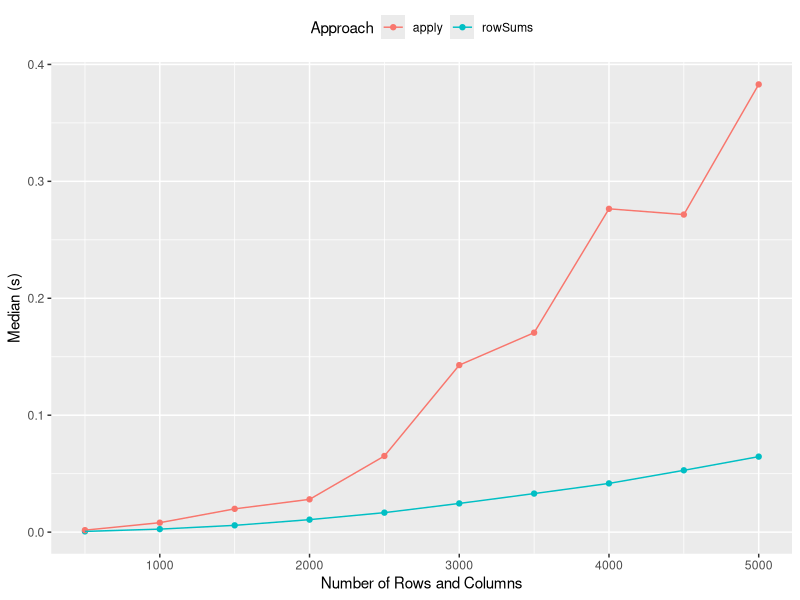
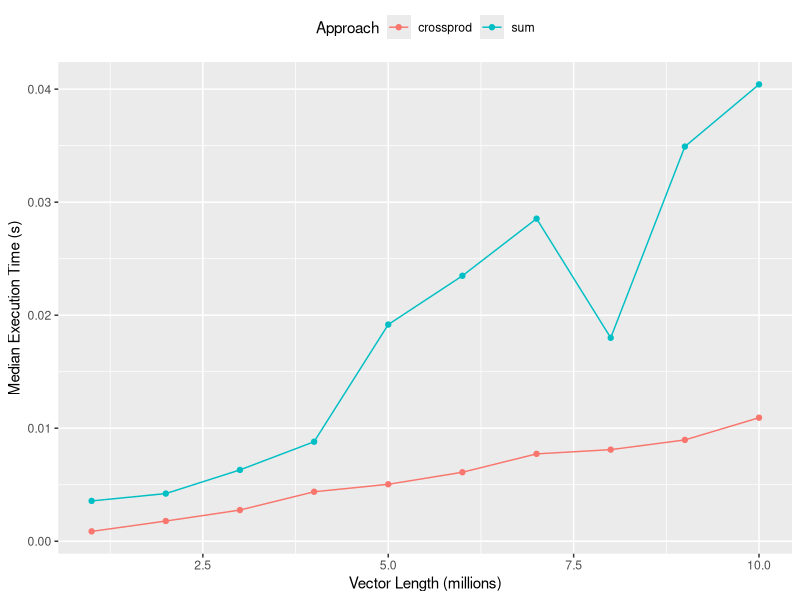

These charts were generated, in order, by the following R code:
## ---- chunk 1
    rowAny <- function(x) rowSums(x) > 0
    rowAll <- function(x) rowSums(x) == ncol(x)
## ---- chunk 2
lookup <- setNames(as.list(sample(100, 26)), letters)

x1 <- "j"
x10 <- sample(letters, 10)
x100 <- sample(letters, 100, replace = TRUE)

bench::mark(
  lookup[x1],
  lookup[x10],
  lookup[x100],
  check = FALSE
)[c("expression", "min", "median", "itr/sec", "n_gc")]
## ---- chunk 3
#?dnorm
## ---- chunk 4
rnorm(10, mean = 10:1)
## ---- chunk 5
rowsums <- bench::press(
  p = seq(500, 5000, length.out = 10),
  {
    mat <- tcrossprod(rnorm(p), rnorm(p))
    bench::mark(
      rowSums = rowSums(mat),
      apply = apply(mat, 1, sum)
    )
  }
)

library(ggplot2)

rowsums |>
  summary() |> 
  dplyr::mutate(Approach = as.character(expression)) |>
  ggplot(
    aes(p, median, color = Approach, group = Approach)) +
  geom_point() +
  geom_line() +
  labs(x = "Number of Rows and Columns",
       y = "Median (s)") +
  theme(legend.position = "top")
## ---- chunk 6
x <- rnorm(10)
w <- rnorm(10)
all.equal(sum(x * w), crossprod(x, w)[[1]])
## ---- chunk 7
weightedsum <- bench::press(
  n = 1:10,
  {
    x <- rnorm(n * 1e6)
    bench::mark(
      sum = sum(x * x),
      crossprod = crossprod(x, x)[[1]]
    )
  }
)

weightedsum |>
  summary() |>
  dplyr::mutate(Approach = as.character(expression)) |>
  ggplot(aes(n, median, color = Approach, group = Approach)) +
  geom_point() +
  geom_line() +
  labs(x = "Vector Length (millions)",
       y = "Median Execution Time (s)") +
  theme(legend.position = "top")

## ---- chunk 8
random_string <- function() {
  paste(sample(letters, 50, replace = TRUE), collapse = "")
}
strings10 <- replicate(10, random_string())
strings100 <- replicate(100, random_string())

collapse <- function(xs) {
  out <- ""
  for (x in xs) {
    out <- paste0(out, x)
  }
  out
}

bench::mark(
  loop10  = collapse(strings10),
  loop100 = collapse(strings100),
  vec10   = paste(strings10, collapse = ""),
  vec100  = paste(strings100, collapse = ""),
  check = FALSE
)[c("expression", "min", "median", "itr/sec", "n_gc")]
## ---- chunk 9
m <- 1000
n <- 50
X <- matrix(rnorm(m * n, mean = 10, sd = 3), nrow = m)
grp <- rep(1:2, each = n / 2)
## ---- chunk 10
system.time(
  for (i in 1:m) {
    t.test(X[i, ] ~ grp)$statistic
  }
)
system.time(
  for (i in 1:m) {
    t.test(X[i, grp == 1], X[i, grp == 2])$statistic
  }
)
## ---- chunk 11
compT <- function(i){
  t.test(X[i, grp == 1], X[i, grp == 2])$statistic
}
system.time(t1 <- purrr::map_dbl(1:m, compT))
## ---- chunk 12
my_t <- function(x, grp) {
  t_stat <- function(x) {
    m <- mean(x)
    n <- length(x)
    var <- sum((x - m) ^ 2) / (n - 1)

    list(m = m, n = n, var = var)
  }

  g1 <- t_stat(x[grp == 1])
  g2 <- t_stat(x[grp == 2])

  se_total <- sqrt(g1$var / g1$n + g2$var / g2$n)
  (g1$m - g2$m) / se_total
}

system.time(t2 <- purrr::map_dbl(1:m, ~ my_t(X[.,], grp)))
stopifnot(all.equal(t1, t2))
## ---- chunk 13
rowtstat <- function(X, grp){
  t_stat <- function(X) {
    m <- rowMeans(X)
    n <- ncol(X)
    var <- rowSums((X - m) ^ 2) / (n - 1)

    list(m = m, n = n, var = var)
  }

  g1 <- t_stat(X[, grp == 1])
  g2 <- t_stat(X[, grp == 2])

  se_total <- sqrt(g1$var / g1$n + g2$var / g2$n)
  (g1$m - g2$m) / se_total
}
system.time(t3 <- rowtstat(X, grp))
stopifnot(all.equal(t1, t3))
